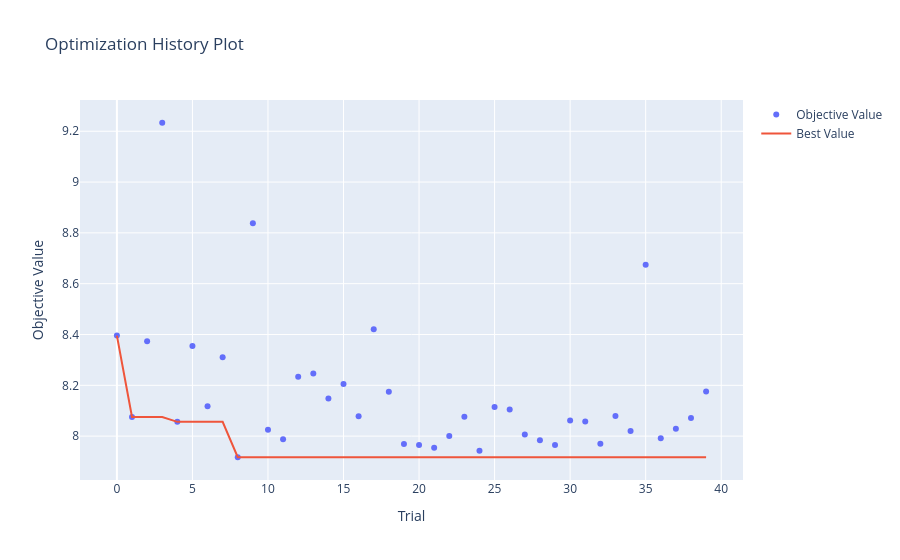
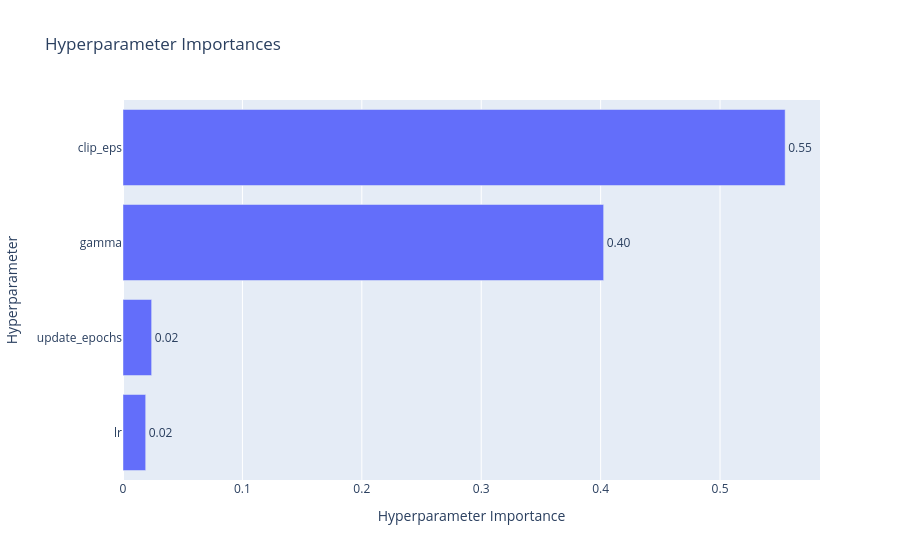
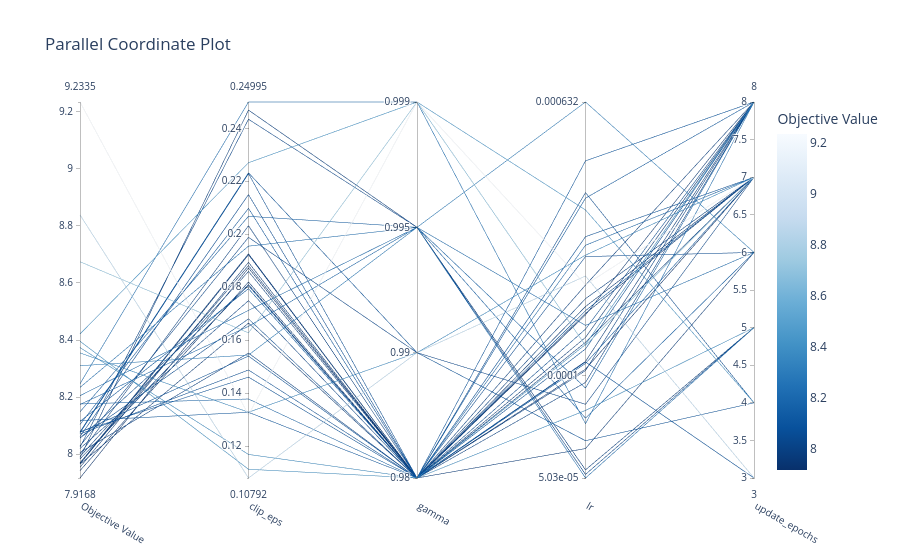

Notebook code for these charts, in order:
### Code cell
# ==========================================
# CELDA 5: GRÁFICOS INTERACTIVOS
# ==========================================
from optuna.visualization import plot_optimization_history, plot_param_importances, plot_parallel_coordinate

# 1. Ver cómo fue bajando el error intento tras intento
fig1 = plot_optimization_history(study)
fig1.show()

# 2. Ver qué hiperparámetro tuvo el mayor impacto en el rendimiento
fig2 = plot_param_importances(study)
fig2.show()

# 3. Ver las combinaciones de hiperparámetros
fig3 = plot_parallel_coordinate(study)
fig3.show()

### Figure 1 — Plotly figure (JSON) as saved in the notebook; plotly's stock layout.template omitted (floating-point values rounded to 4 significant figures)
{"data": [{"mode": "markers", "name": "Objective Value", "type": "scatter", "x": [0, 1, 2, 3, 4, 5, 6, 7, 8, 9, 10, 11, 12, 13, 14, 15, 16, 17, 18, 19, 20, 21, 22, 23, 24, 25, 26, 27, 28, 29, 30, 31, 32, 33, 34, 35, 36, 37, 38, 39], "y": [8.396, 8.075, 8.373, 9.233, 8.056, 8.355, 8.118, 8.31, 7.917, 8.838, 8.025, 7.988, 8.234, 8.247, 8.148, 8.205, 8.078, 8.421, 8.174, 7.969, 7.965, 7.954, 8.001, 8.077, 7.943, 8.115, 8.104, 8.006, 7.983, 7.965, 8.062, 8.058, 7.97, 8.079, 8.02, 8.674, 7.992, 8.029, 8.071, 8.176]}, {"mode": "lines", "name": "Best Value", "type": "scatter", "x": [0, 1, 2, 3, 4, 5, 6, 7, 8, 9, 10, 11, 12, 13, 14, 15, 16, 17, 18, 19, 20, 21, 22, 23, 24, 25, 26, 27, 28, 29, 30, 31, 32, 33, 34, 35, 36, 37, 38, 39], "y": [8.396, 8.075, 8.075, 8.075, 8.056, 8.056, 8.056, 8.056, 7.917, 7.917, 7.917, 7.917, 7.917, 7.917, 7.917, 7.917, 7.917, 7.917, 7.917, 7.917, 7.917, 7.917, 7.917, 7.917, 7.917, 7.917, 7.917, 7.917, 7.917, 7.917, 7.917, 7.917, 7.917, 7.917, 7.917, 7.917, 7.917, 7.917, 7.917, 7.917]}, {"marker": {"color": "#cccccc"}, "mode": "markers", "name": "Infeasible Trial", "showlegend": false, "type": "scatter", "x": [], "y": []}], "layout": {"title": {"text": "Optimization History Plot"}, "xaxis": {"title": {"text": "Trial"}}, "yaxis": {"title": {"text": "Objective Value"}}}}

### Figure 2 — Plotly figure (JSON) as saved in the notebook; plotly's stock layout.template omitted (floating-point values rounded to 4 significant figures)
{"data": [{"cliponaxis": false, "hovertemplate": ["lr (FloatDistribution): 0.01899600599717679<extra></extra>", "update_epochs (IntDistribution): 0.02397552102644748<extra></extra>", "gamma (CategoricalDistribution): 0.40250431105939927<extra></extra>", "clip_eps (FloatDistribution): 0.5545241619169765<extra></extra>"], "name": "Objective Value", "orientation": "h", "text": ["0.02", "0.02", "0.40", "0.55"], "textposition": "outside", "type": "bar", "x": [0.019, 0.02398, 0.4025, 0.5545], "y": ["lr", "update_epochs", "gamma", "clip_eps"]}], "layout": {"title": {"text": "Hyperparameter Importances"}, "xaxis": {"title": {"text": "Hyperparameter Importance"}}, "yaxis": {"title": {"text": "Hyperparameter"}}}}

### Figure 3 — Plotly figure (JSON) as saved in the notebook; plotly's stock layout.template omitted (floating-point values rounded to 4 significant figures)
{"data": [{"dimensions": [{"label": "Objective Value", "range": [7.917, 9.233], "values": [8.396, 8.075, 8.373, 8.056, 8.118, 7.917, 7.969, 7.965, 7.954, 8.001, 8.077, 7.943, 8.115, 8.104, 8.006, 7.983, 7.965, 8.062, 8.058, 7.97, 8.079, 8.02, 7.992, 8.071, 8.176, 8.355, 8.838, 8.078, 8.029, 8.31, 8.025, 7.988, 8.234, 8.148, 8.205, 8.174, 9.233, 8.247, 8.421, 8.674]}, {"label": "clip_eps", "range": [0.1079, 0.25], "values": [0.1112, 0.2229, 0.1168, 0.1806, 0.1327, 0.1872, 0.1926, 0.1923, 0.1894, 0.2032, 0.154, 0.1819, 0.1794, 0.2098, 0.1551, 0.181, 0.1664, 0.215, 0.168, 0.1882, 0.146, 0.1749, 0.1859, 0.1487, 0.1378, 0.1328, 0.1079, 0.2232, 0.1988, 0.1544, 0.2434, 0.2469, 0.1955, 0.2068, 0.1712, 0.1652, 0.1318, 0.25, 0.227, 0.1627]}, {"label": "gamma", "range": [0, 3], "ticktext": ["0.98", "0.99", "0.995", "0.999"], "tickvals": [0, 1, 2, 3], "values": [0, 0, 0, 0, 0, 0, 0, 0, 0, 0, 0, 0, 0, 0, 0, 0, 0, 0, 0, 0, 0, 0, 0, 0, 0, 1, 1, 1, 1, 2, 2, 2, 2, 2, 2, 2, 3, 3, 3, 3]}, {"label": "lr", "range": [-4.298, -3.199], "ticktext": ["5.03e-05", "0.0001", "0.000632"], "tickvals": [-4.298, -4, -3.199], "values": [-3.908, -3.959, -4.101, -3.464, -3.963, -3.98, -4.212, -3.817, -3.797, -3.774, -3.593, -3.821, -3.48, -3.371, -4.019, -3.902, -3.887, -3.651, -3.863, -3.957, -3.809, -3.984, -3.734, -3.921, -3.618, -3.647, -3.708, -4.189, -4.083, -3.199, -4.288, -4.274, -4.298, -4.123, -3.852, -4.035, -3.733, -4.139, -3.515, -3.911]}, {"label": "update_epochs", "range": [3, 8], "values": [8, 3, 5, 4, 7, 7, 6, 7, 7, 7, 7, 8, 8, 8, 8, 7, 8, 6, 8, 8, 7, 8, 8, 8, 7, 7, 3, 4, 7, 6, 5, 5, 5, 6, 6, 8, 7, 8, 4, 7]}], "labelangle": 30, "labelside": "bottom", "line": {"color": [8.396, 8.075, 8.373, 8.056, 8.118, 7.917, 7.969, 7.965, 7.954, 8.001, 8.077, 7.943, 8.115, 8.104, 8.006, 7.983, 7.965, 8.062, 8.058, 7.97, 8.079, 8.02, 7.992, 8.071, 8.176, 8.355, 8.838, 8.078, 8.029, 8.31, 8.025, 7.988, 8.234, 8.148, 8.205, 8.174, 9.233, 8.247, 8.421, 8.674], "colorbar": {"title": {"text": "Objective Value"}}, "colorscale": [[0, "rgb(247,251,255)"], [0.125, "rgb(222,235,247)"], [0.25, "rgb(198,219,239)"], [0.375, "rgb(158,202,225)"], [0.5, "rgb(107,174,214)"], [0.625, "rgb(66,146,198)"], [0.75, "rgb(33,113,181)"], [0.875, "rgb(8,81,156)"], [1, "rgb(8,48,107)"]], "reversescale": true, "showscale": true}, "type": "parcoords"}], "layout": {"title": {"text": "Parallel Coordinate Plot"}}}
